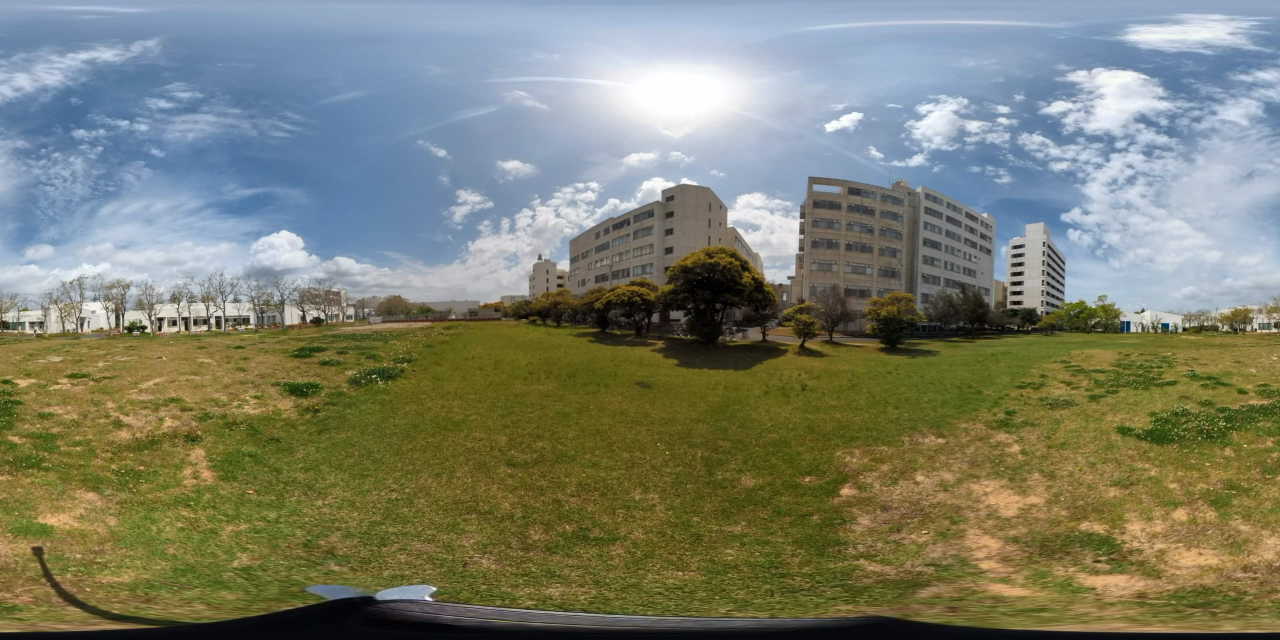
#> input picture assignment-2/IMG_20260422_104136_012.jpg, 3840 x 1920 px, given in place of input.jpg, which was not available (shown at 1/3 size)
$ python assingment_2_main.py
#> lines starting #> are read from the running program, lines starting #| are printed output that depends on the picture
#> further down, img is the input picture: shape (1920, 3840, 3); mean B, G, R 110.6, 127.6, 124.1
import cv2
import numpy as np
import math


def equirectangular_to_perspective_no_rotation(img, fov_x_deg, fov_y_deg, out_w, out_h):
    """
    正距円筒画像 img から、回転なしの透視投影画像を生成する

    Parameters
    ----------
    img : np.ndarray
        入力画像（正距円筒画像）
    fov_x_deg : float
        水平方向画角 [deg]
    fov_y_deg : float
        垂直方向画角 [deg]
    out_w : int
        出力画像の幅
    out_h : int
        出力画像の高さ

    Returns
    -------
    out_img : np.ndarray
        生成した透視投影画像
    """
#> called with fov_x_deg = 60, fov_y_deg = 40, out_w = 800, out_h = 600

    in_h, in_w = img.shape[:2]
#> in_h = 1920; in_w = 3840

    # 画角を degree -> rad に変換
    fov_x = math.radians(fov_x_deg)
    fov_y = math.radians(fov_y_deg)

    # 資料の式(4)(5): 画像面上の画素間隔 Δx, Δy
    dx = 2.0 * math.tan(fov_x / 2.0) / out_w
    dy = 2.0 * math.tan(fov_y / 2.0) / out_h

    # 出力画像を用意
    out_img = np.zeros((out_h, out_w, 3), dtype=np.uint8)

    # 出力画像の各画素に対して対応する入力画像の画素を求める
    for vp in range(out_h):
        for up in range(out_w):
            # 資料の式(6): 出力画像面上の点 (x, y, z)
            x = (up - out_w / 2.0) * dx
            y = (vp - out_h / 2.0) * dy
            z = 1.0

            # 資料の式(3): ベクトル -> 角度(theta, phi)
            theta = math.atan2(x, z)
            phi = -math.atan2(y, math.sqrt(x * x + z * z))

            # 資料の式(2): 角度(theta, phi) -> 正距円筒画像座標(ue, ve)
            ue = (theta + math.pi) * in_w / (2.0 * math.pi)
            ve = (math.pi / 2.0 - phi) * in_h / math.pi

            # 最近傍補間: 小数を整数に丸める
            ue_int = int(round(ue))
            ve_int = int(round(ve))

            # 横方向は360度つながっているので wrap する
            ue_int = ue_int % in_w

            # 縦方向は範囲外チェック
            if 0 <= ve_int < in_h:
                out_img[vp, up] = img[ve_int, ue_int]
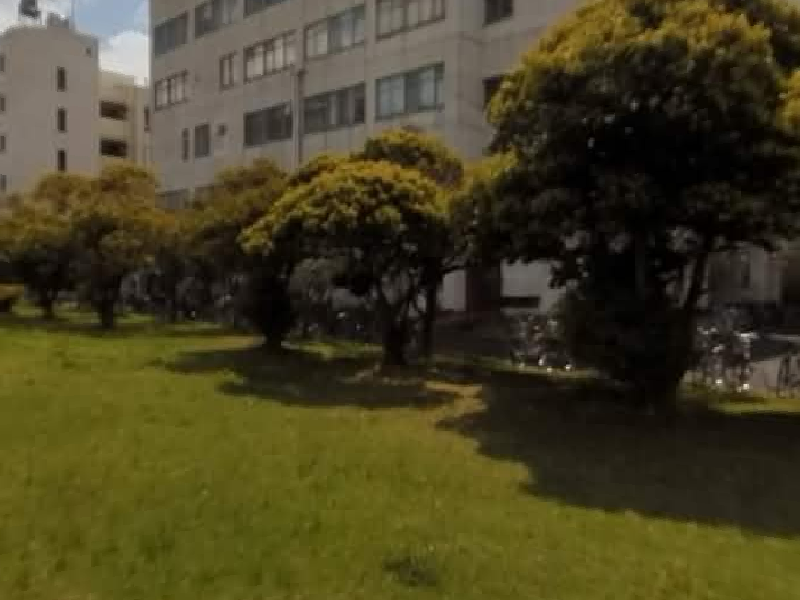
#> out_img: shape (600, 800, 3); mean B, G, R 35, 64.7, 70.8

    return out_img


if __name__ == "__main__":
    input_path = "input.jpg"
    output_path = "perspective_no_rotation.jpg"

    img = cv2.imread(input_path)
    if img is None:
        raise FileNotFoundError(f"画像を読み込めません: {input_path}")

    # 例: 水平60度、垂直40度、出力サイズ800x600
    out = equirectangular_to_perspective_no_rotation(
        img,
        fov_x_deg=60,
        fov_y_deg=40,
        out_w=800,
        out_h=600
    )

    cv2.imwrite(output_path, out)
    print(f"保存しました: {output_path}")

$ run again, on assignment-2/IMG_20260422_104206_271.jpg
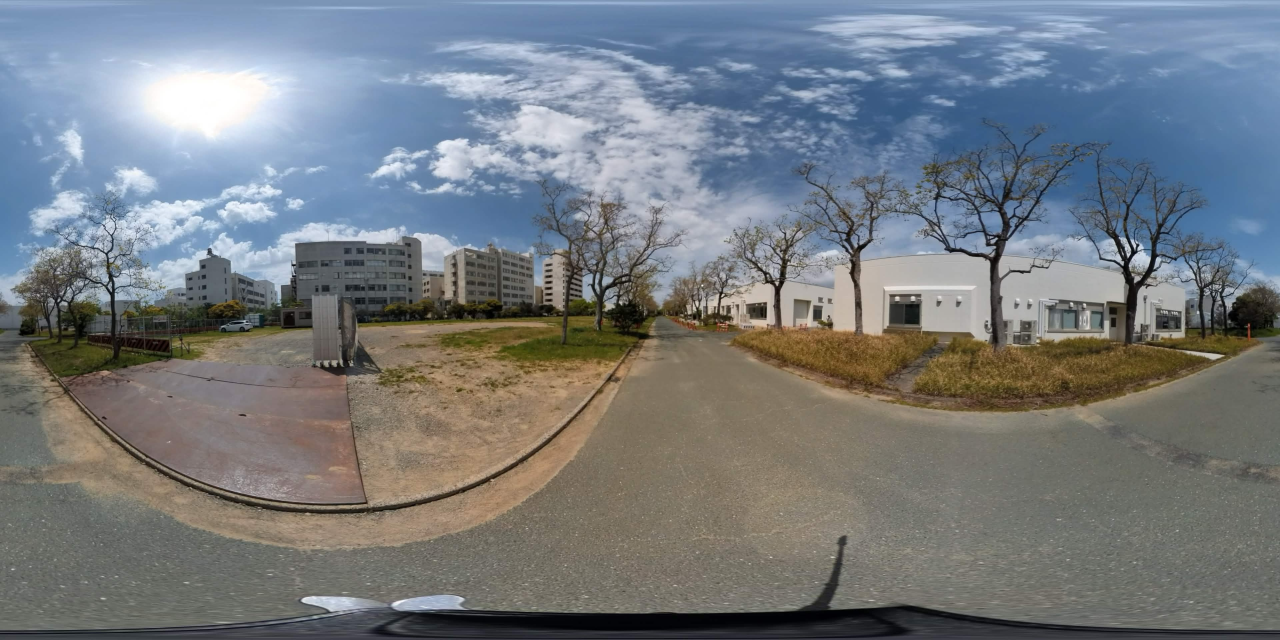
#> input picture assignment-2/IMG_20260422_104206_271.jpg, 3840 x 1920 px, given in place of input.jpg, which was not available (shown at 1/3 size)
#> img is the input picture: shape (1920, 3840, 3); mean B, G, R 128.1, 123.3, 117.8
#> after the loop in equirectangular_to_perspective_no_rotation, `for vp in range(out_h):`:
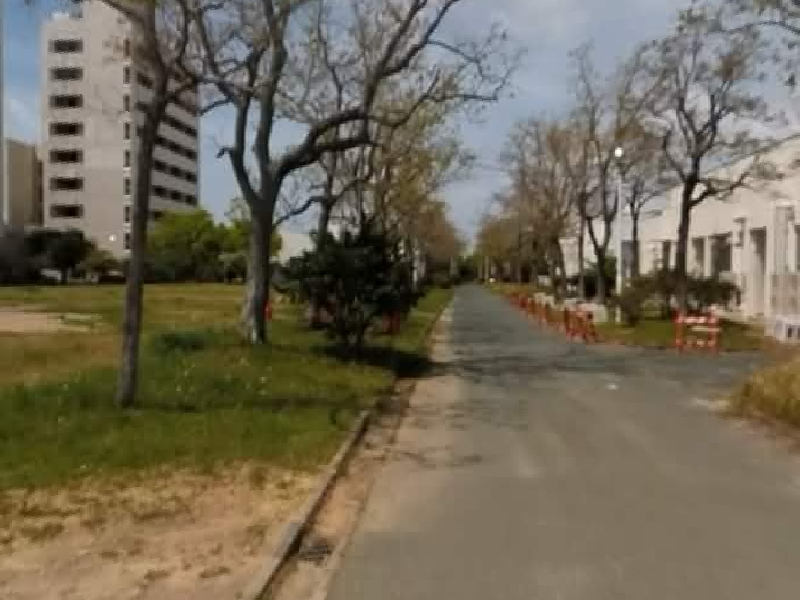
#> out_img: shape (600, 800, 3); mean B, G, R 86.7, 104.8, 113.2

$ run again, on assignment-2/IMG_20260422_104220_766.jpg
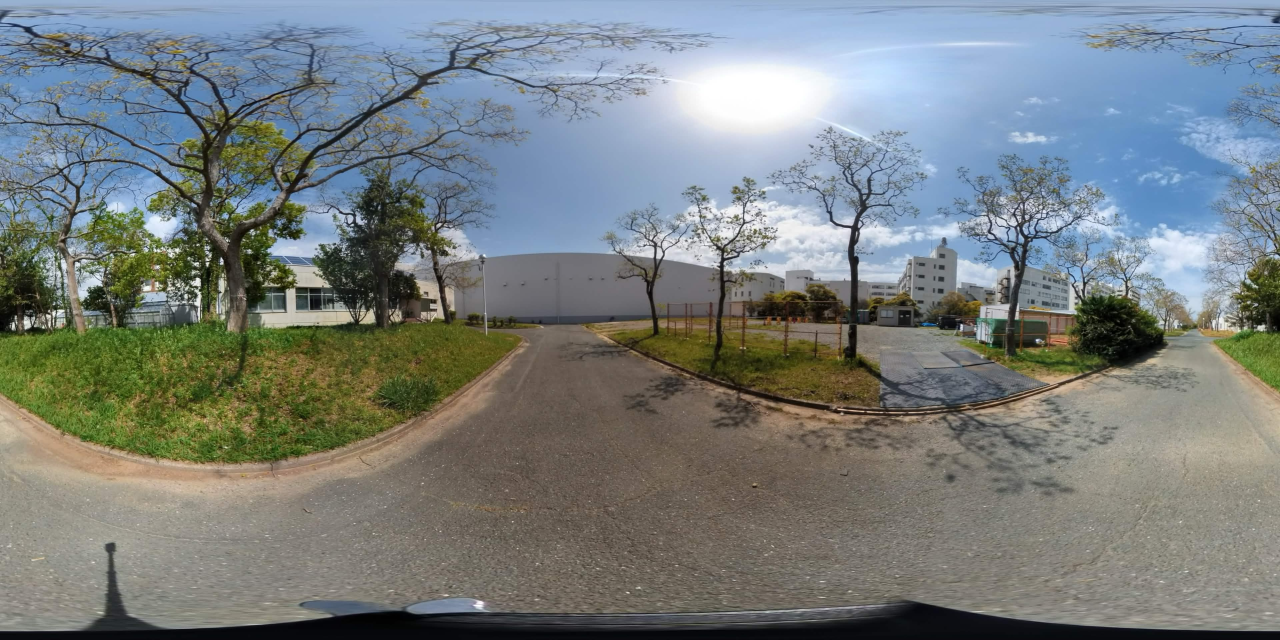
#> input picture assignment-2/IMG_20260422_104220_766.jpg, 3840 x 1920 px, given in place of input.jpg, which was not available (shown at 1/3 size)
#> img is the input picture: shape (1920, 3840, 3); mean B, G, R 127.2, 127.1, 120.3
#> after the loop in equirectangular_to_perspective_no_rotation, `for vp in range(out_h):`:
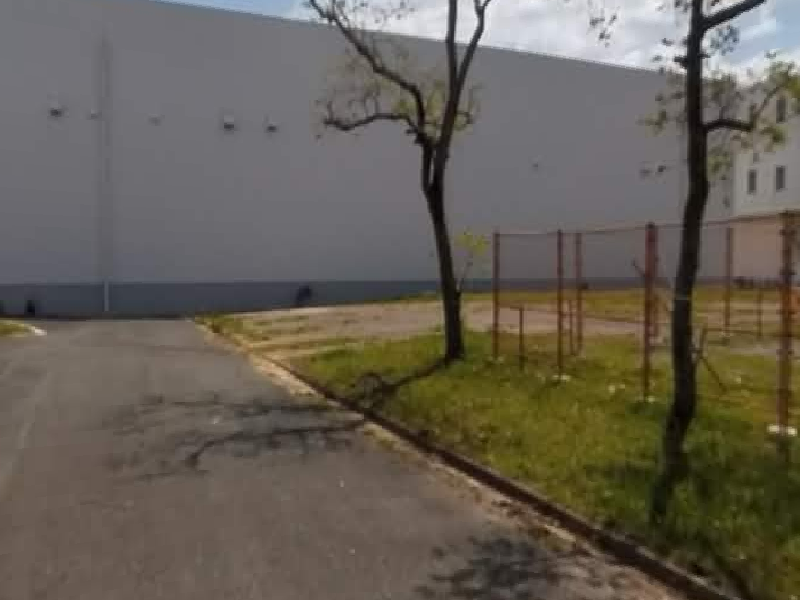
#> out_img: shape (600, 800, 3); mean B, G, R 84.7, 95.2, 101.8
